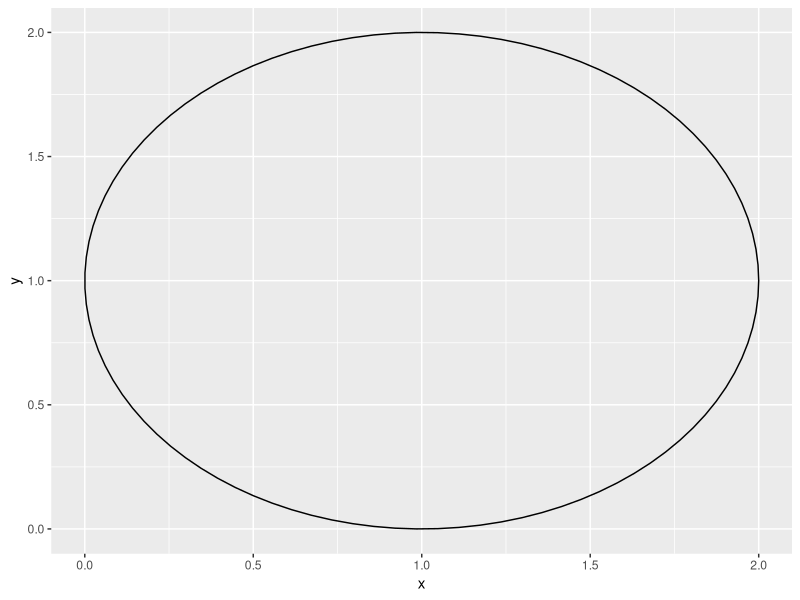
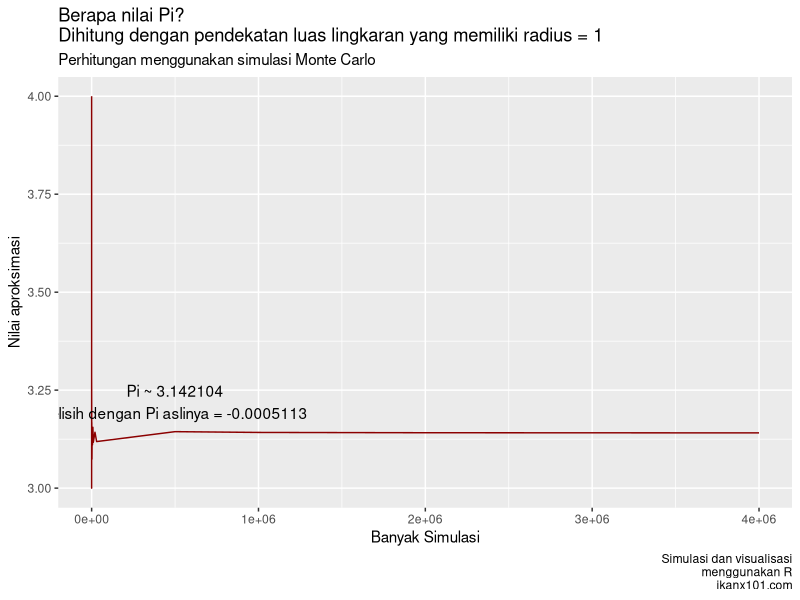
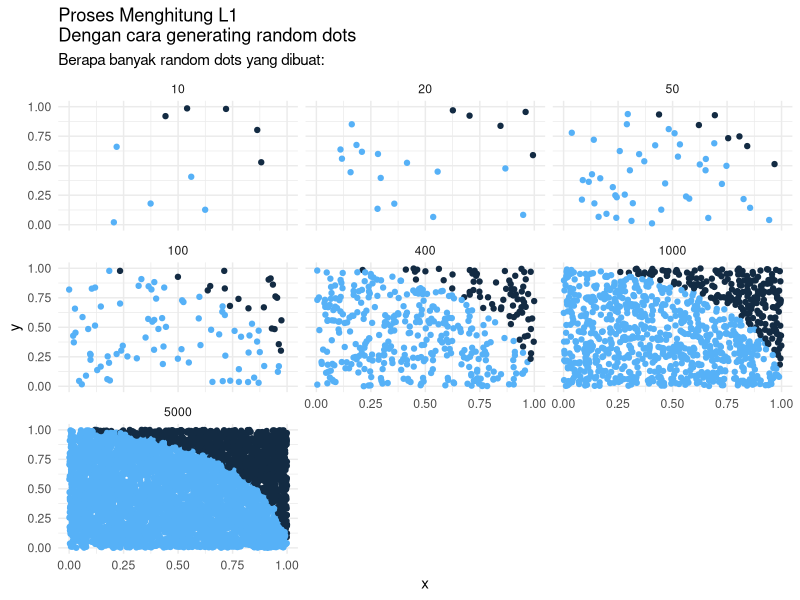

Here is the R script that generated these plots, in order:
# mulai dari hati yang bersih
rm(list = ls())

# panggil libraries
library(dplyr)
library(ggplot2)

# gambar lingkaran
xc = 1
yc = 1
r = 1
ggplot() + annotate("path",
                    x=xc+r*cos(seq(0,2*pi,length.out=100)),
                    y=yc+r*sin(seq(0,2*pi,length.out=100)))


# sekarang kita hitung dengan simulasi montecarlo
# kita tentukan terlebih dahulu berapa banyak simulasinya
# ini fungsi utk menghitungnya
# kita pakai metode jatuh yah
set.seed(10104074)
hitung_pi = function(n){
  x = runif(n)
  y = runif(n)
  data = data.frame(x,y)
  data =
    data %>%
    mutate(jatuh = x^2 + y^2,
           ket = ifelse(jatuh <= 1, 1,0))
  return(4 * sum(data$ket)/n)
}

# saatnya simulasi
simulasi = data.frame(
  n = c(10,20,50,75,100,400,600,999,1100,2000,
        3000,5000,7500,10000,20000,30000,500000,
        1000000,2000000,4000000),
  pi = 0
)

simulasi$pi = sapply(simulasi$n,hitung_pi)
simulasi$beda = pi - simulasi$pi
simulasi


simulasi %>%
  ggplot(aes(x = n,
             y = pi)) +
  geom_line(color = "darkred") +
  labs(title = "Berapa nilai Pi?\nDihitung dengan pendekatan luas lingkaran yang memiliki radius = 1",
       subtitle = "Perhitungan menggunakan simulasi Monte Carlo",
       caption = "Simulasi dan visualisasi\nmenggunakan R\nikanx101.com",
       x = "Banyak Simulasi",
       y = "Nilai aproksimasi") +
  annotate("text",
           x = 500000, 
           y = 3.22, 
           label = paste0("Pi ~ ",simulasi$pi[18],
                          "\nselisih dengan Pi aslinya = ",round(simulasi$beda[18],7))
  )

# ======================
# Ini bagian awal
# rm(list=ls())

# beda pi dengan 22/7
pi - (22/7)

# beda pi dengan 3.14
pi - 3.14

# pendekatan saya jauh lebih akurat dibandingkan 22/7 dan 3.14

# bikin fungsi utk generate data
# lalu kita rbind
generate_sim = function(n){
  data = data.frame(
    x = runif(n),
    y = runif(n),
    iterasi = n
  ) %>%
    mutate(penanda = ifelse(x^2 + y^2 <= 1, 1, 0)) %>% distinct()
  return(data)
}

# sekarang kita bikin datasetnya
n_sim = c(10,20,50,100,400,1000,5000)

# kita mulai iterasinya
i = 1
data_sim = generate_sim(n_sim[i])

for(i in 2:length(n_sim)){
  temp = generate_sim(n_sim[i])
  data_sim = rbind(data_sim,temp)
}

# yuk kita bikin dulu titiknya
data_sim %>%
  ggplot(aes(x = x, y = y)) +
  geom_point(aes(color = penanda)) +
  facet_wrap(~iterasi) +
  theme_minimal() +
  labs(x = "x",
       y = "y",
       title = "Proses Menghitung L1\nDengan cara generating random dots",
       subtitle = "Berapa banyak random dots yang dibuat:") +
  theme(legend.position = "none")